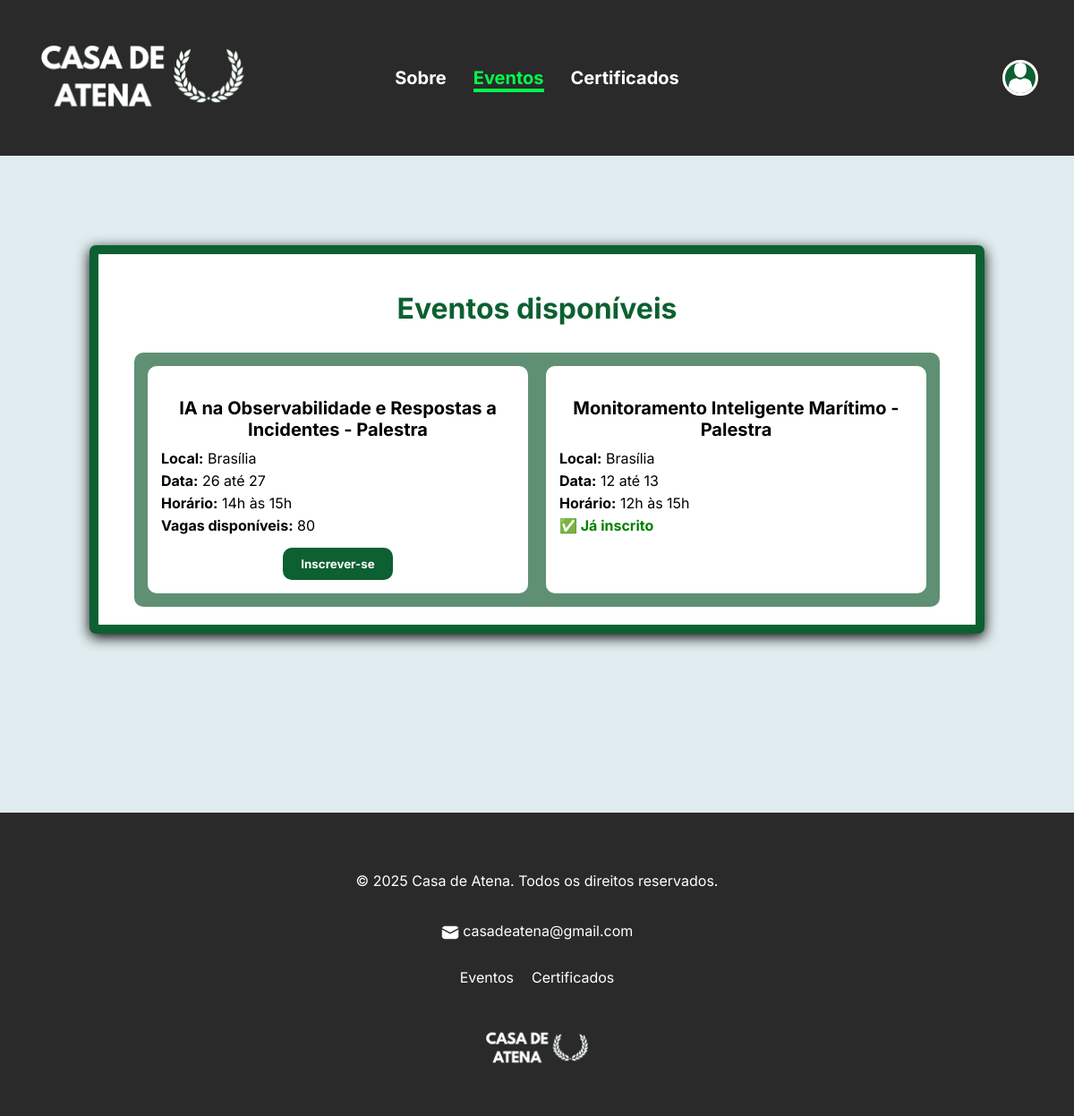
/home_inscricao/ (signed in), run on the app's committed database.
### sgea/login/models.py (models this page shows)
class Evento(models.Model):
    id_evento = models.AutoField(primary_key = True)
    nome = models.TextField(max_length = 255, null = True)
    tipoevento = models.TextField(max_length = 255)
    dataI = models.IntegerField()
    dataF = models.IntegerField()
    horarioI = models.IntegerField()
    horarioF = models.IntegerField()
    local = models.TextField(max_length = 255)
    quantPart = models.IntegerField()
    organResp = models.TextField(max_length = 255)
    vagas = models.IntegerField()
    emitido = models.BooleanField(default = False)
    assinatura = models.TextField(max_length = 255, null = False)
    horas = models.IntegerField(null = True, blank = True)

### sgea/login/views.py (the view)
# urls.py: path("home_inscricao/", views.home_inscricao, name = "inscricao"),
def home_inscricao(request):
    usuario_id = request.session.get("usuario_id")
    if not usuario_id:
        return redirect("login")
    usuario = Usuario.objects.get(id_usuario=usuario_id)
    eventos = Evento.objects.all()
    inscritos = Inscrito.objects.filter(usuario_id=usuario).values_list("evento_id", flat=True)
    return render(request, "usuarios/eventosU.html", {
        "usuario": usuario,
        "eventos": eventos,
        "inscritos": inscritos
    })

### sgea/login/templates/usuarios/eventosU.html (shortened to what this page needs)
{% extends 'usuarios/base.html' %}
{% load static %}
{% block content %}
<div class="eventosDisp-container">
    <div class="eventosDisp-titulo">
        <h1>Eventos disponíveis</h1>
    </div>
    <div class="eventosDisp-quadro">
        <div class="eventos-lista">
            {% for evento in eventos  %}
                {%if not evento.emitido %}
                <div class="eventos-itens">
                    <h3>{{ evento.nome }} - {{ evento.tipoevento }}</h3>
                    <p><strong>Local:</strong> {{ evento.local }}</p>
                    <p><strong>Data:</strong> {{ evento.dataI }} até {{ evento.dataF }}</p>
                    <p><strong>Horário:</strong> {{ evento.horarioI }}h às {{ evento.horarioF }}h</p>
                    {% if evento.id_evento in inscritos %}
                    <span style="color: green; font-weight: bold;">✅ Já inscrito</span>
                    {% else %}
                    <p><strong>Vagas disponíveis:</strong> {{ evento.vagas }}</p>
                        <form method="post" action="{% url 'inscricao_evento' usuario.id_usuario evento.id_evento %}">
                            <div class="eve-btn">
                                <button type="submit" class="eventos-inscricao-btn">Inscrever-se</button>
                            </div>
                        </form>
                    {% endif %}
                </div>
            {% endif %}
            {% endfor %}
        </div>
    </div>
</div>
{% endblock %}

### sgea/login/static/css/style.css (style rules this page uses)
:root { --primary-color: #0d6031; --secondary-color: #5f9074; --tertiary-color: black; --quaternary-color: #00ff4c; --organizador-color: rgb(76, 76, 78); --background-color: #e0ecef; --background-box-color: #dfdfdf; --botao-preto-color: black; --botao-emerg-color: #ff5757; }
* { box-sizing: border-box; font-family: 'Inter', sans-serif; }
body { min-height: 100vh; margin: 0; padding: 0; background: var(--background-color); }
.eventosDisp-container { max-width: 1000px; margin: 40px auto; margin-top: 100px; padding: 20px 40px; background-color: white; border: 10px solid var(--primary-color); border-radius: 7px; box-shadow: 0 4px 15px black; }
.eventosDisp-titulo { margin-bottom: 30px; color: var(--primary-color); text-align: center; }
.eventosDisp-titulo h1 { font-size: 32px; font-weight: 700; }
.eventosDisp-quadro { padding: 15px; background-color: var(--secondary-color); border-radius: 10px; }
.eventos-lista { display: grid; grid-template-columns: 1fr 1fr; gap: 20px; }
.eventos-itens { padding: 15px; background-color: white; border-radius: 10px; }
.eventos-itens h3 { margin-bottom: 10px; font-size: 20px; text-align: center; }
.eventos-itens p { margin: 5px 0; }
.eve-btn { display: flex; justify-content: center; }
.eventos-inscricao-btn { margin-top: 10px; padding: 10px 20px; background-color: var(--primary-color); color: white; border: none; border-radius: 10px; font-weight: bold; cursor: pointer; transform: scale(1); transition: transform 1s ease, background-color 0.3s ease; }
.eventos-itens h3 { margin-bottom: 10px; text-align: center; font-size: 20px; }

### data on the page
Evento: nome "IA na Observabilidade e Respostas a Incidentes", tipoevento "Palestra", local "Brasília", dataI "26", dataF "27", horarioI "14", horarioF "15", vagas "80"
Evento: nome "Monitoramento Inteligente Marítimo", tipoevento "Palestra", local "Brasília", dataI "12", dataF "13", horarioI "12", horarioF "15", shows "✅ Já inscrito"
